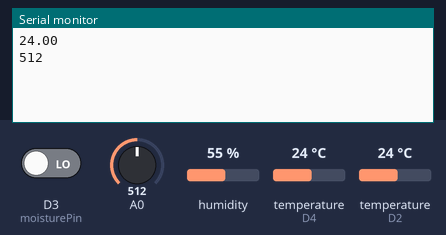
Recording of a sketch running on a simulated ESP8266 (NodeMCU). Shown: the last lines printed to the serial monitor. Inputs (shaded band) come from the test bench; at power-on: D3 (moisturePin) LOW, temperature (sensors on D2, D4) 24 °C, A0 = 512, humidity 55 %. WiFi joins after 1.5 s; servers stay silent unless stated.

Above: at 3.3 s.
3.4 s: D3 (moisturePin) driven HIGH
At 4.5 s:
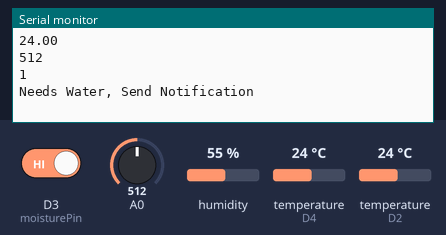
8.2 s: D3 (moisturePin) driven LOW
At 10.5 s:
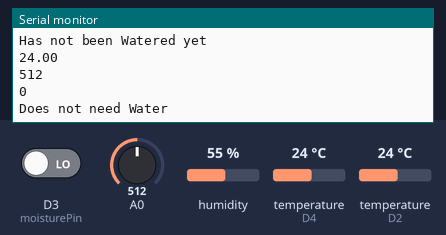
14.0 s: temperature (sensor on D2) set to 12 °C
At 15.3 s:
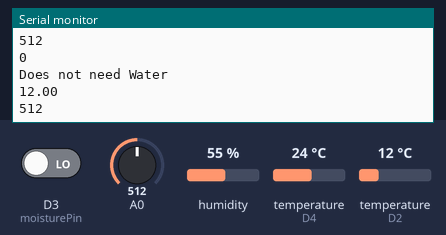
17.7 s: A0 set to 716
At 21.3 s:
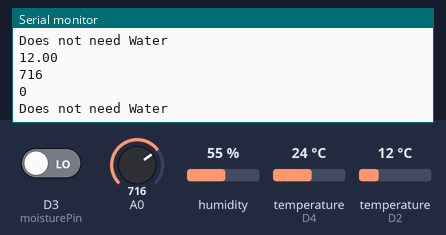
21.4 s: temperature (sensor on D2) set to 19 °C
At 23.5 s:
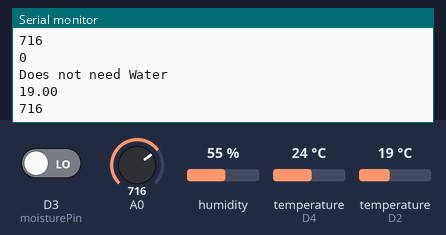
25.1 s: A0 set to 992
At 27.3 s:
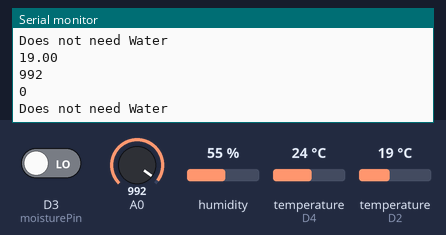
Timing chart, 0 to 28.8 s (numbered marks = the images above; inputs shaded):
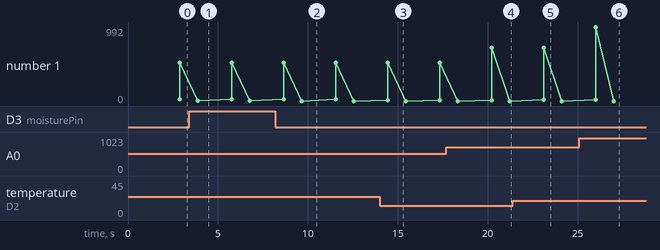

The sketch:

IoT_Plant_Monitoring_v1.ino
```cpp
// https://albtronics.wordpress.com/
// IOT_Plant_Monitoring_v1

#include <DHT.h>
#include <SPI.h>
#include <OneWire.h>
#include <SimpleTimer.h>
#include <ESP8266WiFi.h>
#include <DallasTemperature.h>
#include <BlynkSimpleEsp8266.h>

#define DHTPIN D4
#define moisturePin D3
#define DHTTYPE DHT11
DHT dht(DHTPIN, DHTTYPE);
#define ONE_WIRE_BUS D2
#define BLYNK_PRINT Serial

OneWire oneWire(ONE_WIRE_BUS);
DallasTemperature sensors(&oneWire);

char auth[] = "--------------------------------";              //Authentication code sent by Blynk
char ssid[] = "--------------------------------";              //WiFi SSID
char pass[] = "--------------------------------";              //WiFi Password

int sensorState = 0;
int lastState = 0;

SimpleTimer timer;

void sendSensor()
{
  float h = dht.readHumidity();
  float t = dht.readTemperature();

  if (isnan(h) || isnan(t)) {
    Serial.println("Failed to read from DHT sensor!");
    return;
  }

  Blynk.virtualWrite(V5, h);  //V5 is for Humidity
  Blynk.virtualWrite(V6, t);  //V6 is for Temperature
}
void setup()
{
  Serial.begin(9600);
  Blynk.begin(auth, ssid, pass);
  pinMode(moisturePin, INPUT);
  dht.begin();

  timer.setInterval(1000L, sendSensor);
  Serial.begin(115200);
  Blynk.begin(auth, ssid, pass);
  sensors.begin();
}
int sensor = 0;
void sendTemps()
{
  sensor = analogRead(A0);
  sensors.requestTemperatures();
  float temp = sensors.getTempCByIndex(0);
  Serial.println(temp);
  Serial.println(sensor);
  Blynk.virtualWrite(V1, temp);
  Blynk.virtualWrite(V2, sensor);
  delay(1000);
}
void loop()
{
  Blynk.run();
  timer.run();
  sendTemps();
  sensorState = digitalRead(moisturePin);
  Serial.println(sensorState);

  if (sensorState == 1 && lastState == 0) {
    Serial.println("Needs Water, Send Notification");
    Blynk.notify("Water your plants");
    lastState = 1;
    delay(1000);
    //Send Notification

  }
  else if (sensorState == 1 && lastState == 1) {
    //Do nothing.
    Serial.println("Has not been Watered yet");
    delay(1000);
  }
  else {

    Serial.println("Does not need Water");
    lastState = 0;
    delay(1000);
  }

  delay(100);
}
```

Measured:
- after the input at 3.4 s, the serial monitor: prints a new line after 0.49 s (image 1)
- after the input at 8.2 s, the serial monitor: prints a new line after 1.5 s (image 2)
- after the input at 14.0 s, the serial monitor: prints a new line after 0.44 s (image 3)
- after the input at 17.7 s, the serial monitor: prints a new line after 2.5 s (image 4)
- after the input at 21.4 s, the serial monitor: prints a new line after 1.7 s (image 5)
- after the input at 25.1 s, the serial monitor: prints a new line after 0.90 s (image 6)
- plotted number 1: 512 → 1 after the input at 3.4 s, 1 → 0 after the input at 8.2 s, 0 → 992 after the input at 25.1 s
